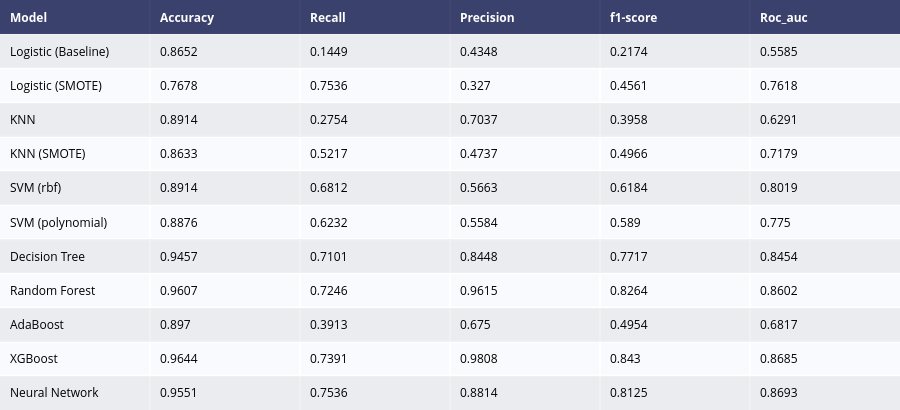

The code cell stored with this chart in its notebook:
### Markdown cell above
* Evaluation over the testing subset evaluation (20% of telcom)

### Code cell
# Outputs for all models over the training dataset
model_performances_train = pd.DataFrame()
for name in models:
    if name in ['Logistic (SMOTE)', 'KNN (SMOTE)']:
        df_temp = model_report(models[name][0], 
                               x_smote[models[name][1]], x_test[models[name][1]], 
                               y_smote, y_test, name)
    else:
        df_temp = model_report(models[name][0], 
                               x_train[models[name][1]], x_test[models[name][1]], 
                               y_train, y_test, name)

    # Use pd.concat instead of append
    model_performances_train = pd.concat([model_performances_train, df_temp], ignore_index=True)

table_train = ff.create_table(np.round(model_performances_train, 4))
py.iplot(table_train)

### Figure 1 — Plotly figure (JSON) as saved in the notebook; plotly's stock layout.template omitted (floating-point values rounded to 4 significant figures)
{"data": [{"colorscale": [[0, "#00083e"], [0.5, "#ededee"], [1, "#ffffff"]], "hoverinfo": "none", "opacity": 0.75, "showscale": false, "type": "heatmap", "z": [[0, 0, 0, 0, 0, 0], [0.5, 0.5, 0.5, 0.5, 0.5, 0.5], [1, 1, 1, 1, 1, 1], [0.5, 0.5, 0.5, 0.5, 0.5, 0.5], [1, 1, 1, 1, 1, 1], [0.5, 0.5, 0.5, 0.5, 0.5, 0.5], [1, 1, 1, 1, 1, 1], [0.5, 0.5, 0.5, 0.5, 0.5, 0.5], [1, 1, 1, 1, 1, 1], [0.5, 0.5, 0.5, 0.5, 0.5, 0.5], [1, 1, 1, 1, 1, 1], [0.5, 0.5, 0.5, 0.5, 0.5, 0.5]]}], "layout": {"annotations": [{"align": "left", "font": {"color": "#ffffff"}, "showarrow": false, "text": "<b>Model</b>", "x": -0.45, "xanchor": "left", "xref": "x", "y": 0, "yref": "y"}, {"align": "left", "font": {"color": "#ffffff"}, "showarrow": false, "text": "<b>Accuracy</b>", "x": 0.55, "xanchor": "left", "xref": "x", "y": 0, "yref": "y"}, {"align": "left", "font": {"color": "#ffffff"}, "showarrow": false, "text": "<b>Recall</b>", "x": 1.55, "xanchor": "left", "xref": "x", "y": 0, "yref": "y"}, {"align": "left", "font": {"color": "#ffffff"}, "showarrow": false, "text": "<b>Precision</b>", "x": 2.55, "xanchor": "left", "xref": "x", "y": 0, "yref": "y"}, {"align": "left", "font": {"color": "#ffffff"}, "showarrow": false, "text": "<b>f1-score</b>", "x": 3.55, "xanchor": "left", "xref": "x", "y": 0, "yref": "y"}, {"align": "left", "font": {"color": "#ffffff"}, "showarrow": false, "text": "<b>Roc_auc</b>", "x": 4.55, "xanchor": "left", "xref": "x", "y": 0, "yref": "y"}, {"align": "left", "font": {"color": "#000000"}, "showarrow": false, "text": "Logistic (Baseline)", "x": -0.45, "xanchor": "left", "xref": "x", "y": 1, "yref": "y"}, {"align": "left", "font": {"color": "#000000"}, "showarrow": false, "text": "0.8652", "x": 0.55, "xanchor": "left", "xref": "x", "y": 1, "yref": "y"}, {"align": "left", "font": {"color": "#000000"}, "showarrow": false, "text": "0.1449", "x": 1.55, "xanchor": "left", "xref": "x", "y": 1, "yref": "y"}, {"align": "left", "font": {"color": "#000000"}, "showarrow": false, "text": "0.4348", "x": 2.55, "xanchor": "left", "xref": "x", "y": 1, "yref": "y"}, {"align": "left", "font": {"color": "#000000"}, "showarrow": false, "text": "0.2174", "x": 3.55, "xanchor": "left", "xref": "x", "y": 1, "yref": "y"}, {"align": "left", "font": {"color": "#000000"}, "showarrow": false, "text": "0.5585", "x": 4.55, "xanchor": "left", "xref": "x", "y": 1, "yref": "y"}, {"align": "left", "font": {"color": "#000000"}, "showarrow": false, "text": "Logistic (SMOTE)", "x": -0.45, "xanchor": "left", "xref": "x", "y": 2, "yref": "y"}, {"align": "left", "font": {"color": "#000000"}, "showarrow": false, "text": "0.7678", "x": 0.55, "xanchor": "left", "xref": "x", "y": 2, "yref": "y"}, {"align": "left", "font": {"color": "#000000"}, "showarrow": false, "text": "0.7536", "x": 1.55, "xanchor": "left", "xref": "x", "y": 2, "yref": "y"}, {"align": "left", "font": {"color": "#000000"}, "showarrow": false, "text": "0.327", "x": 2.55, "xanchor": "left", "xref": "x", "y": 2, "yref": "y"}, {"align": "left", "font": {"color": "#000000"}, "showarrow": false, "text": "0.4561", "x": 3.55, "xanchor": "left", "xref": "x", "y": 2, "yref": "y"}, {"align": "left", "font": {"color": "#000000"}, "showarrow": false, "text": "0.7618", "x": 4.55, "xanchor": "left", "xref": "x", "y": 2, "yref": "y"}, {"align": "left", "font": {"color": "#000000"}, "showarrow": false, "text": "KNN", "x": -0.45, "xanchor": "left", "xref": "x", "y": 3, "yref": "y"}, {"align": "left", "font": {"color": "#000000"}, "showarrow": false, "text": "0.8914", "x": 0.55, "xanchor": "left", "xref": "x", "y": 3, "yref": "y"}, {"align": "left", "font": {"color": "#000000"}, "showarrow": false, "text": "0.2754", "x": 1.55, "xanchor": "left", "xref": "x", "y": 3, "yref": "y"}, {"align": "left", "font": {"color": "#000000"}, "showarrow": false, "text": "0.7037", "x": 2.55, "xanchor": "left", "xref": "x", "y": 3, "yref": "y"}, {"align": "left", "font": {"color": "#000000"}, "showarrow": false, "text": "0.3958", "x": 3.55, "xanchor": "left", "xref": "x", "y": 3, "yref": "y"}, {"align": "left", "font": {"color": "#000000"}, "showarrow": false, "text": "0.6291", "x": 4.55, "xanchor": "left", "xref": "x", "y": 3, "yref": "y"}, {"align": "left", "font": {"color": "#000000"}, "showarrow": false, "text": "KNN (SMOTE)", "x": -0.45, "xanchor": "left", "xref": "x", "y": 4, "yref": "y"}, {"align": "left", "font": {"color": "#000000"}, "showarrow": false, "text": "0.8633", "x": 0.55, "xanchor": "left", "xref": "x", "y": 4, "yref": "y"}, {"align": "left", "font": {"color": "#000000"}, "showarrow": false, "text": "0.5217", "x": 1.55, "xanchor": "left", "xref": "x", "y": 4, "yref": "y"}, {"align": "left", "font": {"color": "#000000"}, "showarrow": false, "text": "0.4737", "x": 2.55, "xanchor": "left", "xref": "x", "y": 4, "yref": "y"}, {"align": "left", "font": {"color": "#000000"}, "showarrow": false, "text": "0.4966", "x": 3.55, "xanchor": "left", "xref": "x", "y": 4, "yref": "y"}, {"align": "left", "font": {"color": "#000000"}, "showarrow": false, "text": "0.7179", "x": 4.55, "xanchor": "left", "xref": "x", "y": 4, "yref": "y"}, {"align": "left", "font": {"color": "#000000"}, "showarrow": false, "text": "SVM (rbf)", "x": -0.45, "xanchor": "left", "xref": "x", "y": 5, "yref": "y"}, {"align": "left", "font": {"color": "#000000"}, "showarrow": false, "text": "0.8914", "x": 0.55, "xanchor": "left", "xref": "x", "y": 5, "yref": "y"}, {"align": "left", "font": {"color": "#000000"}, "showarrow": false, "text": "0.6812", "x": 1.55, "xanchor": "left", "xref": "x", "y": 5, "yref": "y"}, {"align": "left", "font": {"color": "#000000"}, "showarrow": false, "text": "0.5663", "x": 2.55, "xanchor": "left", "xref": "x", "y": 5, "yref": "y"}, {"align": "left", "font": {"color": "#000000"}, "showarrow": false, "text": "0.6184", "x": 3.55, "xanchor": "left", "xref": "x", "y": 5, "yref": "y"}, {"align": "left", "font": {"color": "#000000"}, "showarrow": false, "text": "0.8019", "x": 4.55, "xanchor": "left", "xref": "x", "y": 5, "yref": "y"}, {"align": "left", "font": {"color": "#000000"}, "showarrow": false, "text": "SVM (polynomial)", "x": -0.45, "xanchor": "left", "xref": "x", "y": 6, "yref": "y"}, {"align": "left", "font": {"color": "#000000"}, "showarrow": false, "text": "0.8876", "x": 0.55, "xanchor": "left", "xref": "x", "y": 6, "yref": "y"}, {"align": "left", "font": {"color": "#000000"}, "showarrow": false, "text": "0.6232", "x": 1.55, "xanchor": "left", "xref": "x", "y": 6, "yref": "y"}, {"align": "left", "font": {"color": "#000000"}, "showarrow": false, "text": "0.5584", "x": 2.55, "xanchor": "left", "xref": "x", "y": 6, "yref": "y"}, {"align": "left", "font": {"color": "#000000"}, "showarrow": false, "text": "0.589", "x": 3.55, "xanchor": "left", "xref": "x", "y": 6, "yref": "y"}, {"align": "left", "font": {"color": "#000000"}, "showarrow": false, "text": "0.775", "x": 4.55, "xanchor": "left", "xref": "x", "y": 6, "yref": "y"}, {"align": "left", "font": {"color": "#000000"}, "showarrow": false, "text": "Decision Tree", "x": -0.45, "xanchor": "left", "xref": "x", "y": 7, "yref": "y"}, {"align": "left", "font": {"color": "#000000"}, "showarrow": false, "text": "0.9457", "x": 0.55, "xanchor": "left", "xref": "x", "y": 7, "yref": "y"}, {"align": "left", "font": {"color": "#000000"}, "showarrow": false, "text": "0.7101", "x": 1.55, "xanchor": "left", "xref": "x", "y": 7, "yref": "y"}, {"align": "left", "font": {"color": "#000000"}, "showarrow": false, "text": "0.8448", "x": 2.55, "xanchor": "left", "xref": "x", "y": 7, "yref": "y"}, {"align": "left", "font": {"color": "#000000"}, "showarrow": false, "text": "0.7717", "x": 3.55, "xanchor": "left", "xref": "x", "y": 7, "yref": "y"}, {"align": "left", "font": {"color": "#000000"}, "showarrow": false, "text": "0.8454", "x": 4.55, "xanchor": "left", "xref": "x", "y": 7, "yref": "y"}, {"align": "left", "font": {"color": "#000000"}, "showarrow": false, "text": "Random Forest", "x": -0.45, "xanchor": "left", "xref": "x", "y": 8, "yref": "y"}, {"align": "left", "font": {"color": "#000000"}, "showarrow": false, "text": "0.9607", "x": 0.55, "xanchor": "left", "xref": "x", "y": 8, "yref": "y"}, {"align": "left", "font": {"color": "#000000"}, "showarrow": false, "text": "0.7246", "x": 1.55, "xanchor": "left", "xref": "x", "y": 8, "yref": "y"}, {"align": "left", "font": {"color": "#000000"}, "showarrow": false, "text": "0.9615", "x": 2.55, "xanchor": "left", "xref": "x", "y": 8, "yref": "y"}, {"align": "left", "font": {"color": "#000000"}, "showarrow": false, "text": "0.8264", "x": 3.55, "xanchor": "left", "xref": "x", "y": 8, "yref": "y"}, {"align": "left", "font": {"color": "#000000"}, "showarrow": false, "text": "0.8602", "x": 4.55, "xanchor": "left", "xref": "x", "y": 8, "yref": "y"}, {"align": "left", "font": {"color": "#000000"}, "showarrow": false, "text": "AdaBoost", "x": -0.45, "xanchor": "left", "xref": "x", "y": 9, "yref": "y"}, {"align": "left", "font": {"color": "#000000"}, "showarrow": false, "text": "0.897", "x": 0.55, "xanchor": "left", "xref": "x", "y": 9, "yref": "y"}, {"align": "left", "font": {"color": "#000000"}, "showarrow": false, "text": "0.3913", "x": 1.55, "xanchor": "left", "xref": "x", "y": 9, "yref": "y"}, {"align": "left", "font": {"color": "#000000"}, "showarrow": false, "text": "0.675", "x": 2.55, "xanchor": "left", "xref": "x", "y": 9, "yref": "y"}, {"align": "left", "font": {"color": "#000000"}, "showarrow": false, "text": "0.4954", "x": 3.55, "xanchor": "left", "xref": "x", "y": 9, "yref": "y"}, {"align": "left", "font": {"color": "#000000"}, "showarrow": false, "text": "0.6817", "x": 4.55, "xanchor": "left", "xref": "x", "y": 9, "yref": "y"}, {"align": "left", "font": {"color": "#000000"}, "showarrow": false, "text": "XGBoost", "x": -0.45, "xanchor": "left", "xref": "x", "y": 10, "yref": "y"}, {"align": "left", "font": {"color": "#000000"}, "showarrow": false, "text": "0.9644", "x": 0.55, "xanchor": "left", "xref": "x", "y": 10, "yref": "y"}, {"align": "left", "font": {"color": "#000000"}, "showarrow": false, "text": "0.7391", "x": 1.55, "xanchor": "left", "xref": "x", "y": 10, "yref": "y"}, {"align": "left", "font": {"color": "#000000"}, "showarrow": false, "text": "0.9808", "x": 2.55, "xanchor": "left", "xref": "x", "y": 10, "yref": "y"}, {"align": "left", "font": {"color": "#000000"}, "showarrow": false, "text": "0.843", "x": 3.55, "xanchor": "left", "xref": "x", "y": 10, "yref": "y"}, {"align": "left", "font": {"color": "#000000"}, "showarrow": false, "text": "0.8685", "x": 4.55, "xanchor": "left", "xref": "x", "y": 10, "yref": "y"}, {"align": "left", "font": {"color": "#000000"}, "showarrow": false, "text": "Neural Network", "x": -0.45, "xanchor": "left", "xref": "x", "y": 11, "yref": "y"}, {"align": "left", "font": {"color": "#000000"}, "showarrow": false, "text": "0.9551", "x": 0.55, "xanchor": "left", "xref": "x", "y": 11, "yref": "y"}, {"align": "left", "font": {"color": "#000000"}, "showarrow": false, "text": "0.7536", "x": 1.55, "xanchor": "left", "xref": "x", "y": 11, "yref": "y"}, {"align": "left", "font": {"color": "#000000"}, "showarrow": false, "text": "0.8814", "x": 2.55, "xanchor": "left", "xref": "x", "y": 11, "yref": "y"}, {"align": "left", "font": {"color": "#000000"}, "showarrow": false, "text": "0.8125", "x": 3.55, "xanchor": "left", "xref": "x", "y": 11, "yref": "y"}, {"align": "left", "font": {"color": "#000000"}, "showarrow": false, "text": "0.8693", "x": 4.55, "xanchor": "left", "xref": "x", "y": 11, "yref": "y"}], "height": 410, "margin": {"b": 0, "l": 0, "r": 0, "t": 0}, "xaxis": {"dtick": 1, "gridwidth": 2, "showticklabels": false, "tick0": -0.5, "ticks": "", "zeroline": false}, "yaxis": {"autorange": "reversed", "dtick": 1, "gridwidth": 2, "showticklabels": false, "tick0": 0.5, "ticks": "", "zeroline": false}}}
